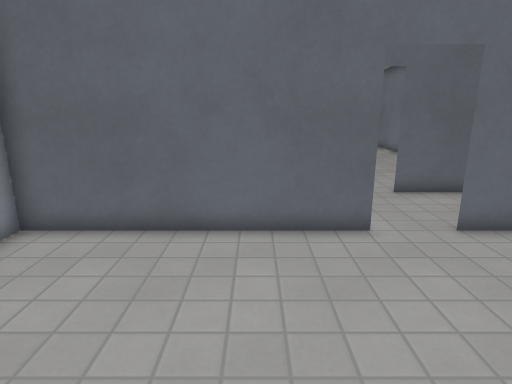
View 1 (above)

21 first-person views from a walk through a Godot game level. The camera is 1.5 m above the floor, tilts 14° down and sees 75° across. The floor is counted in squares, 0.5 m on a side. Each view is taken from the middle of a square. On the plan, view 1 faces up. The plan holds only what a view shows up to about 20 squares ahead; the rest is blank. Surface patterns are stand-ins for the level's own textures.

View 2
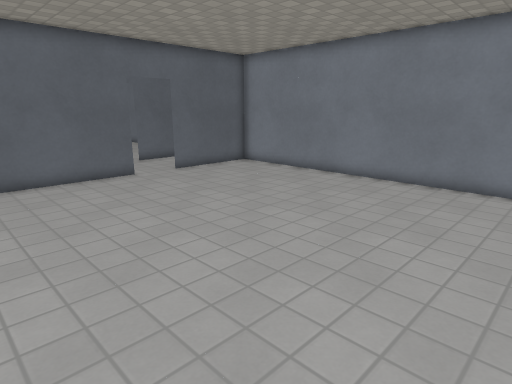

View 3
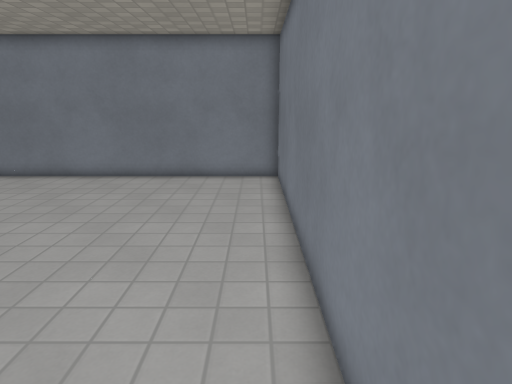

View 4
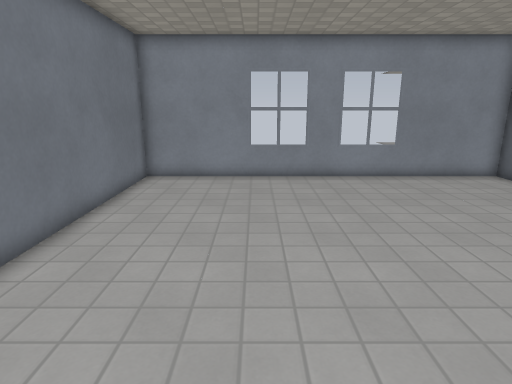

View 5
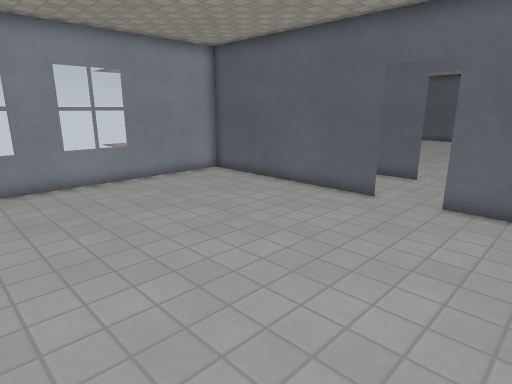

View 6
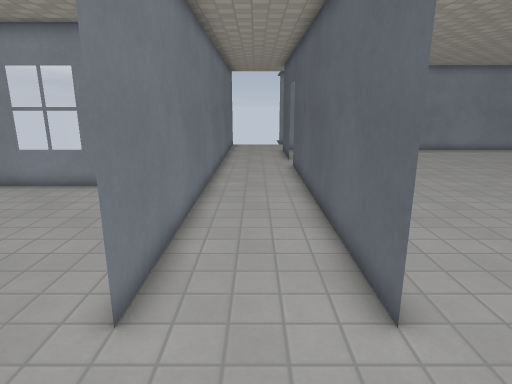

View 7
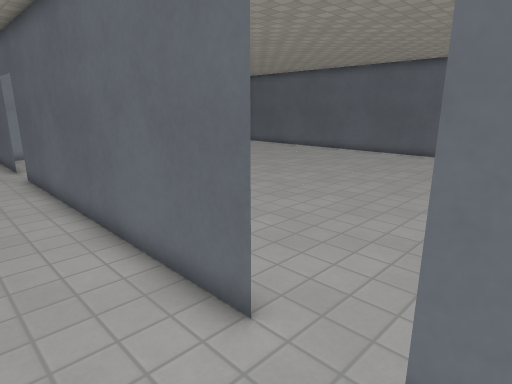

View 8
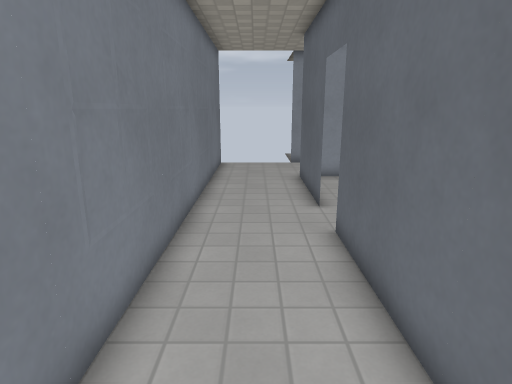

View 9
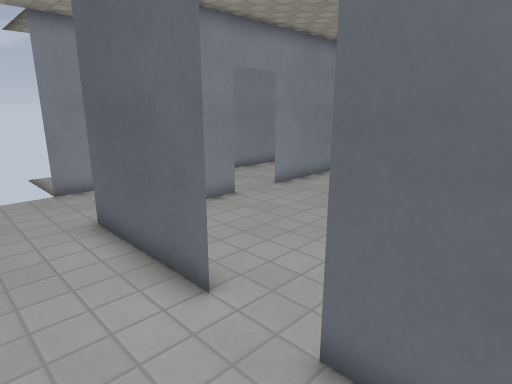

View 10
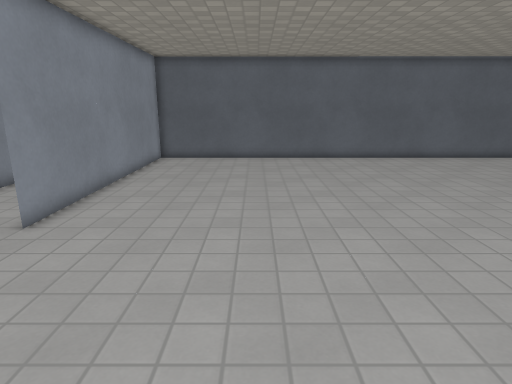

View 11
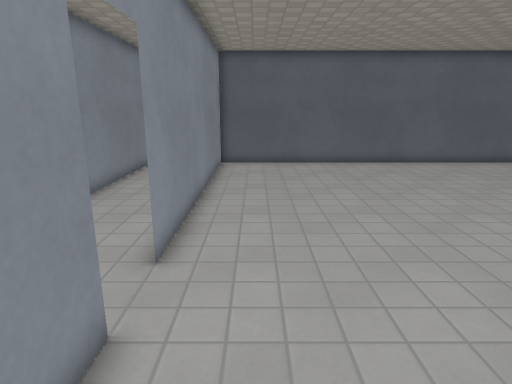

View 12
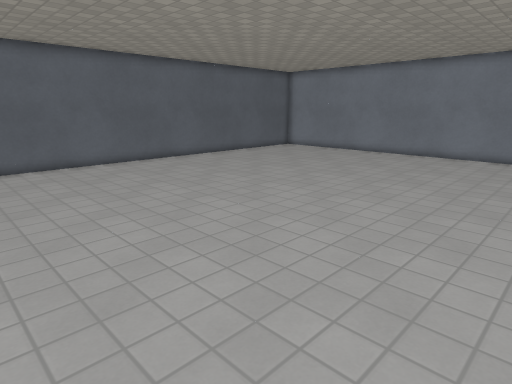

View 13
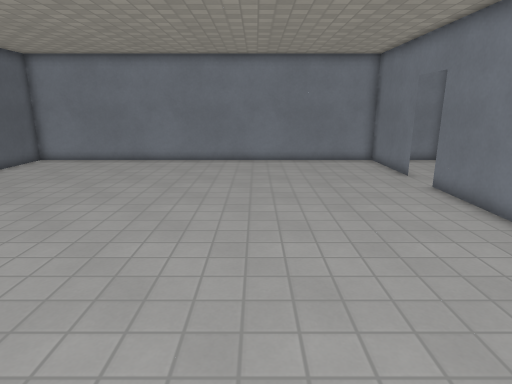

View 14
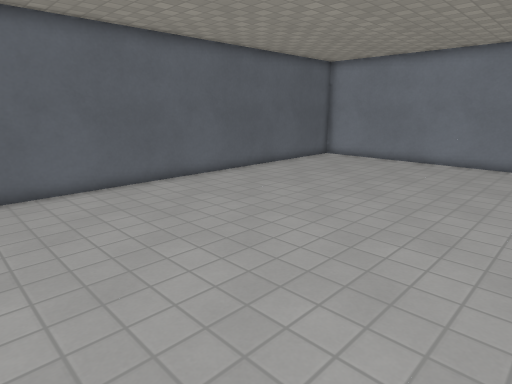

View 15
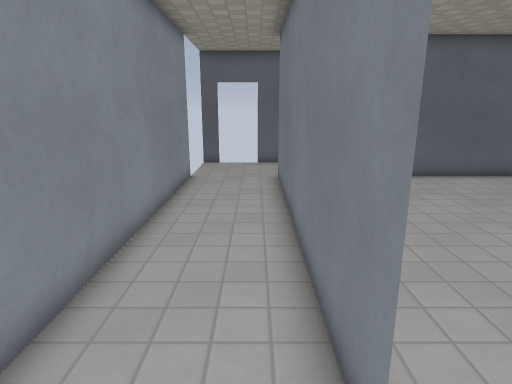

View 16
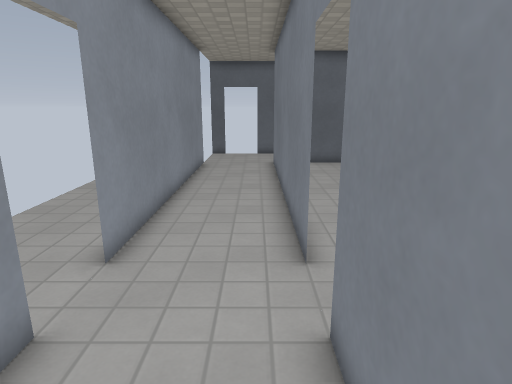

View 17
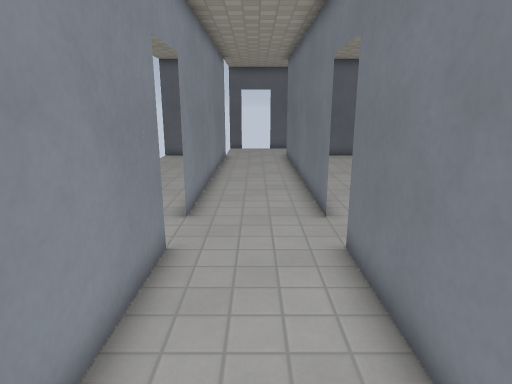

View 18
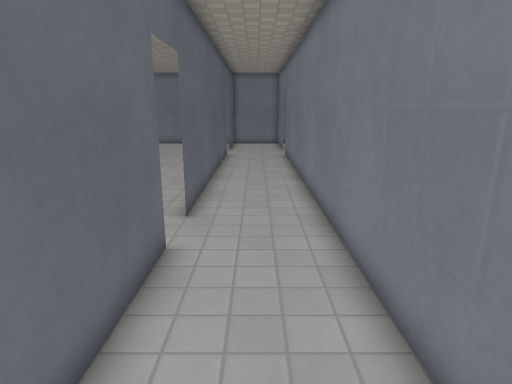

View 19
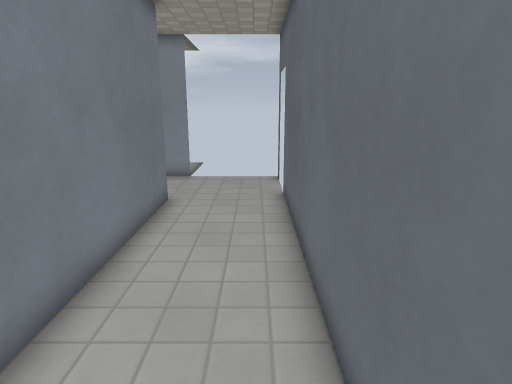

View 20
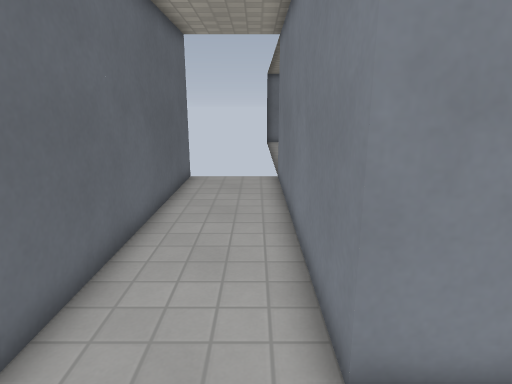

View 21
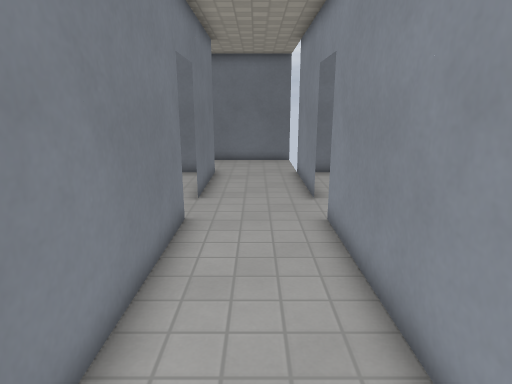

### Floor plan
Points are (right, up) in squares from view 1. A wall is a line through its corners. A room is listed if a view was taken in it or the views show most of it. See-through windows are left out.
Room 1 (views 1, 2, 3, 4, 5)
walls: (3, 8) (-6, 8) (-6, -8) (10, -8) (10, 8.1); (10, 8) (5, 8)
ways out: opening at (4, 8) to room 2
Room 2 (views 6, 7, 8, 9, 10, 15, 16, 17, 18, 19, 20, 21)
walls: (-18, 19) (-18, 32) (-6, 32); (-22, 17) (-22, 12); (-13, 12) (-18, 12) (-18, 17); (-22.1, 8) (3, 8); (-22, 32.1) (-22, 19); (-21, 36) (-22, 36); (-6, 36) (-18.9, 36); (3, 12) (-11, 12); (7.8, 12) (5, 12); (10, 8.1) (10, 9.8)
ways out: opening at (4, 8) to room 1; opening at (-18, 18) to room 3; opening at (-12, 12) to room 3; opening at (4, 12) to room 3; opening at (-22, 18)
Room 3 (views 11, 12, 13, 14)
walls: (-1.2, 12) (3, 12); (5, 12) (10, 12) (10, 32) (-18, 32) (-18, 19); (-18, 17) (-18, 12.8); (-17.2, 12) (-16.4, 12)
ways out: opening at (-18, 18) to room 2; opening at (-12, 12) to room 2; opening at (4, 12) to room 2

Positions as (right, up) in squares from view 1, and headings:
1: (0, 0), facing up
2: (-4, -7), facing up-right
3: (-5, -7), facing right
4: (9, -3), facing left
5: (8, -3), facing up-left
6: (7, 10), facing left
7: (6, 9), facing up-left
8: (-3, 10), facing left
9: (-9, 9), facing up-left
10: (-12, 11), facing up
11: (-16, 13), facing up
12: (-13, 13), facing up-right
13: (-10, 19), facing right
14: (-10, 19), facing up-right
15: (-19, 17), facing up
16: (-19, 13), facing up
17: (-20, 10), facing up
18: (-20, 10), facing right
19: (-7, 35), facing left
20: (-21, 33), facing right
21: (-20, 28), facing down
